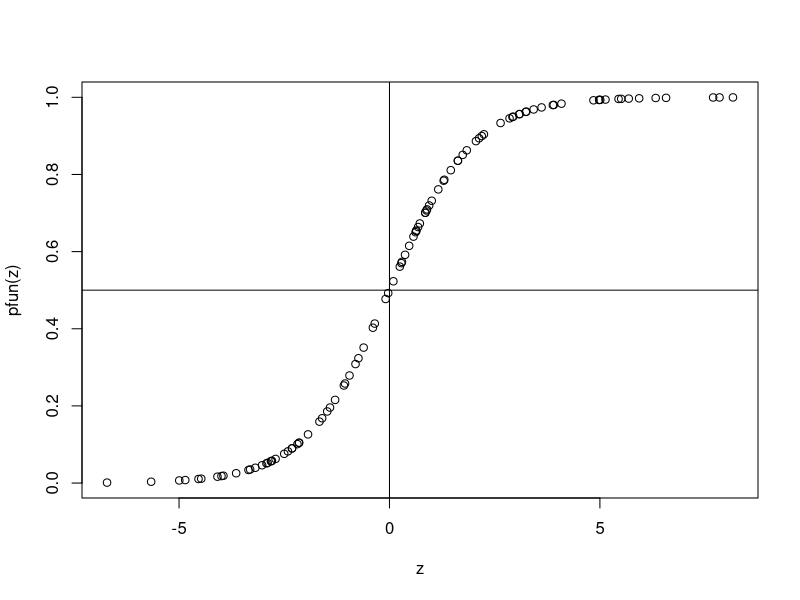
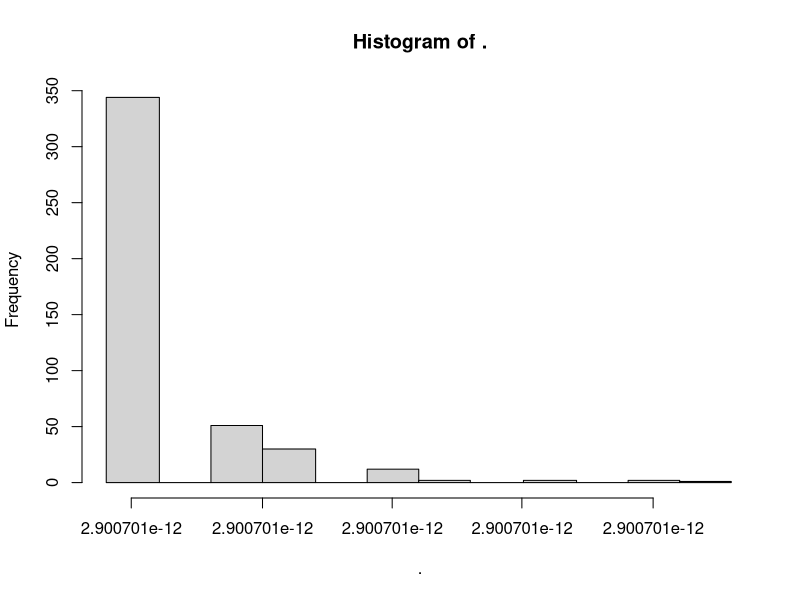
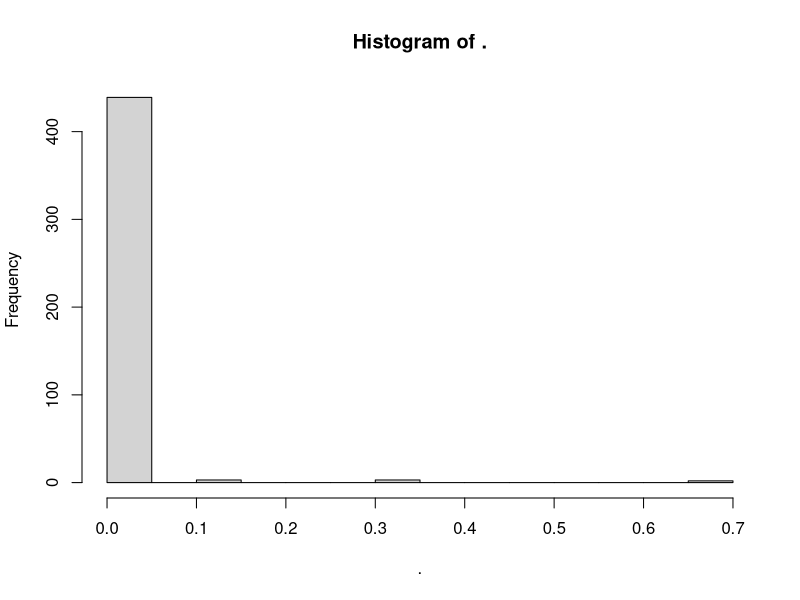
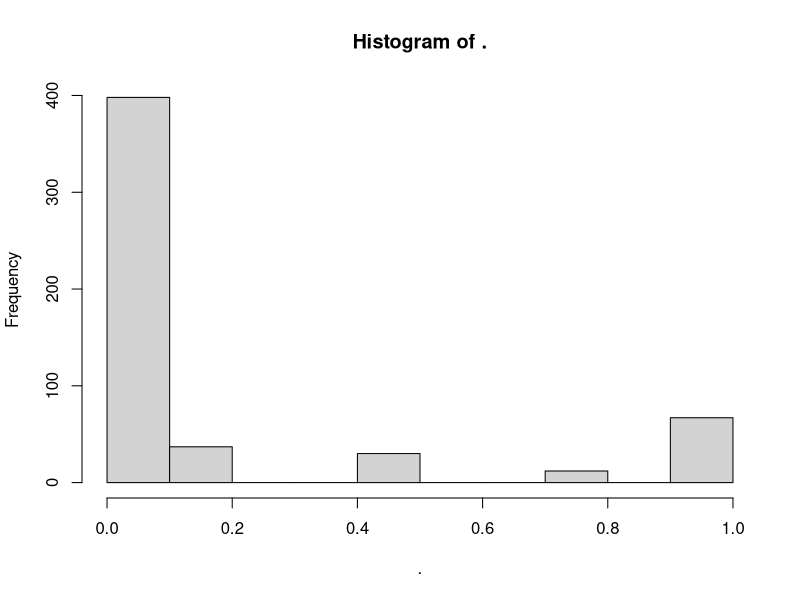
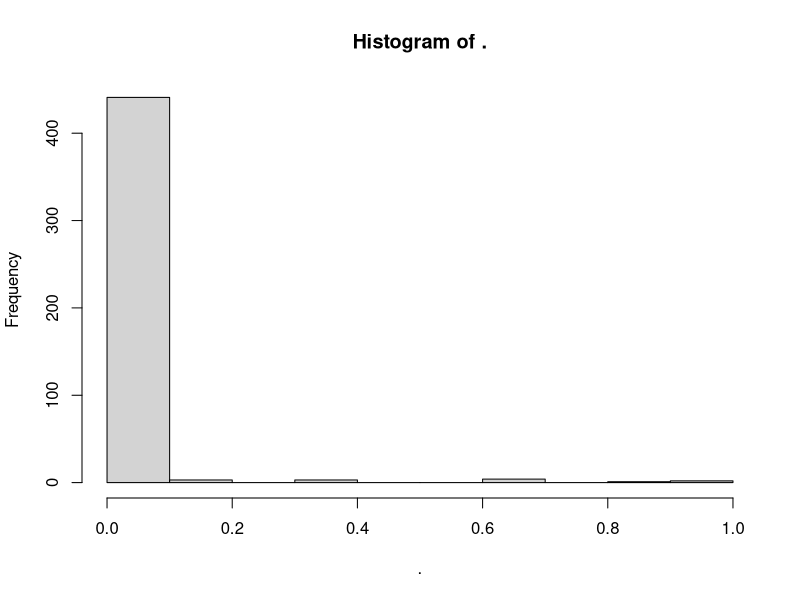
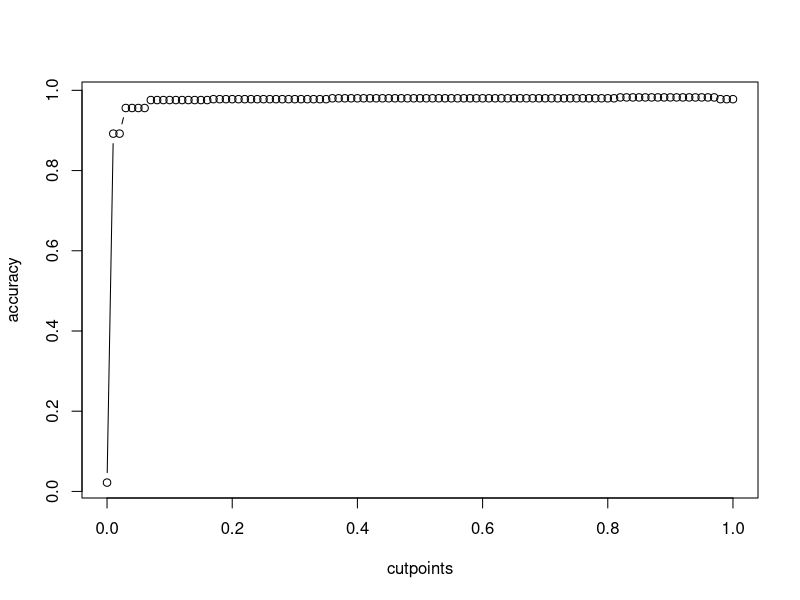

Here is the R script that generated these plots, in order:
## ---- chunk 1
library(dplyr)
rm(list = ls())
## ---- chunk 2
pfun = function(z) 1/(1+exp(-z))
z = rnorm(1e2, 0, 3)
plot(z, pfun(z))
abline(h = 0.5)
abline(v = 0.0)
## ---- chunk 3
library(mlbench)
data(BreastCancer, package="mlbench")

bc <- BreastCancer[complete.cases(BreastCancer), ] 
for(i in 2:10) bc[, i] <- as.numeric(as.character(bc[, i]))
bc$Class <- ifelse(bc$Class == "malignant", 1, 0)
bc$Class <- factor(bc$Class, levels = c(0, 1))
## ---- chunk 4
bc0 = bc[bc$Class == 0, ] 
bc1 = bc[bc$Class == 1, ] 
## ---- chunk 5
fit <- glm(Class ~ Cell.shape, family = "binomial", data=bc0)
predict(fit, type = "response") %>% hist
## ---- chunk 6
data = rbind(bc0, bc1[sample(1:nrow(bc1), 3), ])
fit <- glm(Class ~ Cell.shape, family = "binomial", data=data)
summary(fit)
(fit.p = predict(fit, type = "response")) %>% hist
table(fit.p > .5)
summary(fit.p[fit.p < .5])
## ---- chunk 7
# prediction probabilities of the controls
summary(fit.p[data$Class == 0])
# prediction probabilities of the cases
(fit.p[data$Class == 1])
## ---- chunk 8
data = rbind(bc0, bc1[sample(1:nrow(bc1), 100), ])
fit <- glm(Class ~ Cell.shape, family = "binomial", data=data)
summary(fit)
(fit.p = predict(fit, type = "response")) %>% hist
table(fit.p > .5)
summary(fit.p[data$Class == 0])
summary(fit.p[data$Class == 1])
## ---- chunk 9
fit <- glm(Class ~ 1, family = "binomial", data=data)
alpha = coef(fit)[1]
pfun(alpha)
mean(as.numeric(data$Class) - 1)
## ---- chunk 10
data = rbind(bc0, bc1[sample(1:nrow(bc1), 10), ])
fit <- glm(Class ~ Cell.shape, family = "binomial", data=data)
(fit.p = predict(fit, type = "response")) %>% hist

cutpoints = seq(0, 1, by = 0.01)

accuracy <- sapply(cutpoints, function(cut) {
  fit.y <- ifelse(fit.p > cut, 1, 0)
  fit.y <- factor(fit.y, levels=c(0, 1))
  mean(data$Class == fit.y) 
  
})

plot(cutpoints, accuracy, type = "b")
